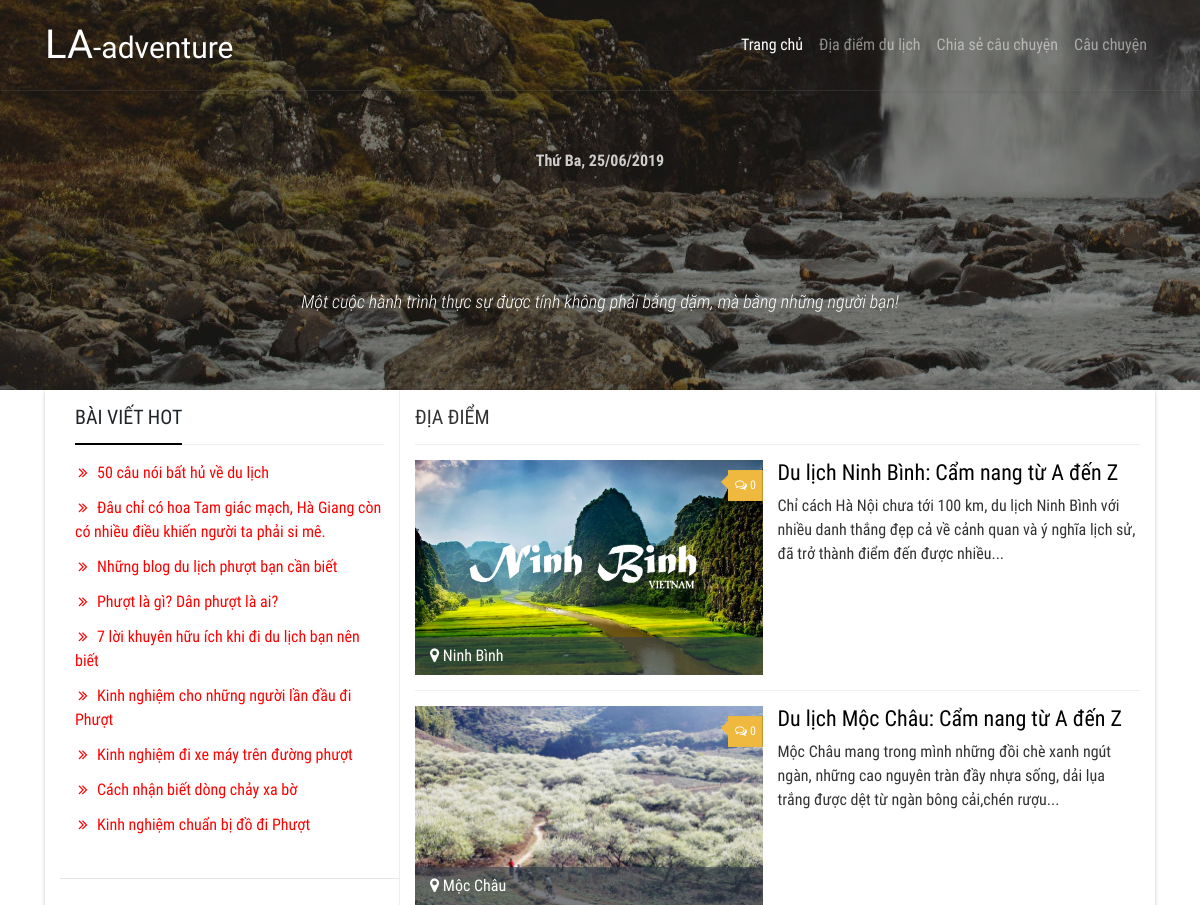
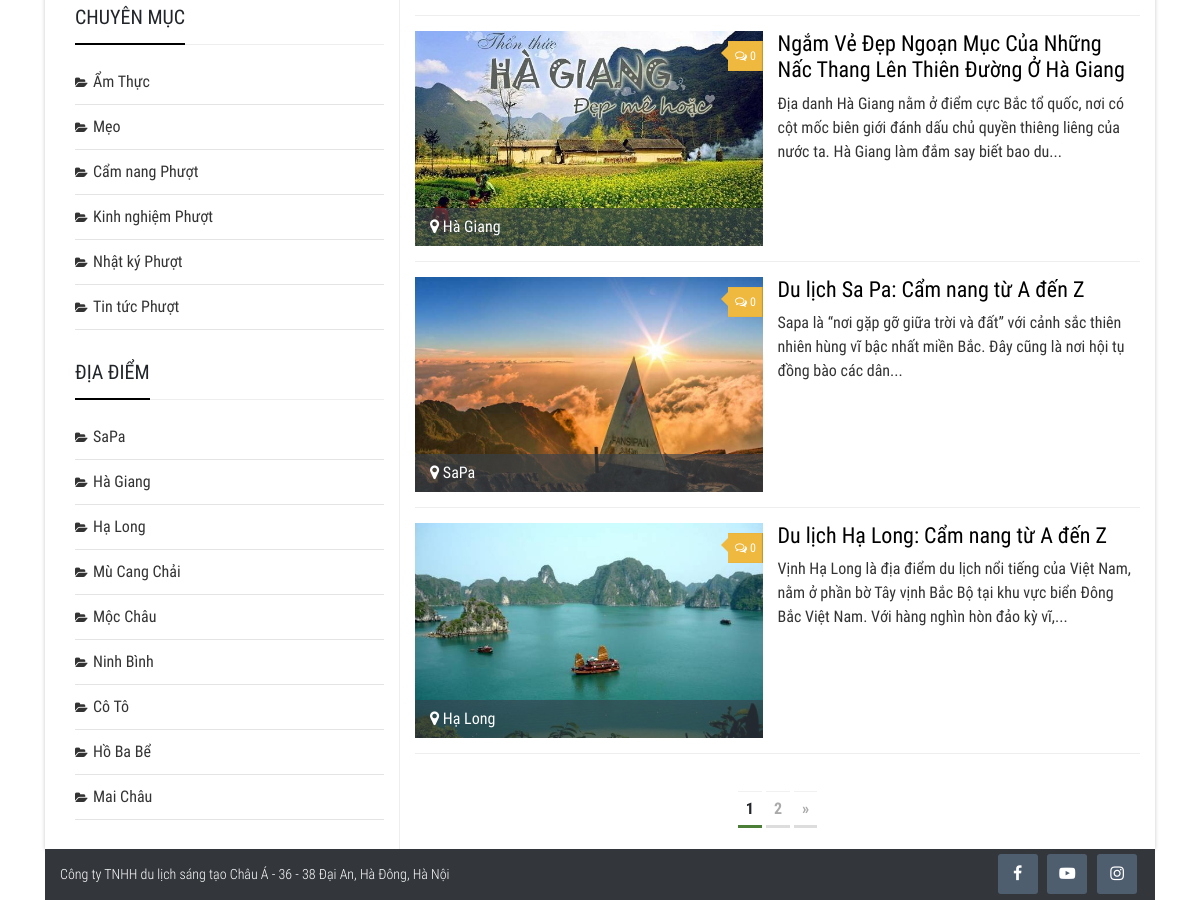
The page /diadiemdulich.php on the database its author committed (2 pictures, top to bottom).
### tables this page shows
CREATE TABLE `tintuc` (
  `id` int(11) NOT NULL,
  `danhmuc_id` int(11) NOT NULL,
  `tintuc_ten` varchar(150) NOT NULL,
  `tintuc_mota` text NOT NULL,
  `tintuc_noidung` text NOT NULL,
  `tintuc_anh` varchar(1000) NOT NULL,
  `tintuc_ngaytao` date NOT NULL,
  `tintuc_hot` tinyint(4) NOT NULL
);

CREATE TABLE `danhmuc` (
  `id` int(11) NOT NULL,
  `danhmuc_ten` varchar(100) NOT NULL,
  `danhmuc_vitri` int(11) NOT NULL,
  `danhmuc_ngaytao` date NOT NULL
);

CREATE TABLE `diadiem` (
  `id` int(11) NOT NULL,
  `diadiem_ten` varchar(150) NOT NULL,
  `diadiem_anh` varchar(100) NOT NULL,
  `diadiem_ngaytao` date NOT NULL,
  `diadiem_vitri` int(11) NOT NULL
);

CREATE TABLE `baiviet_diadiem` (
  `id` int(11) NOT NULL,
  `diadiem_id` int(11) NOT NULL,
  `baiviet_diadiem_ten` varchar(150) NOT NULL,
  `baiviet_diadiem_mota` text NOT NULL,
  `baiviet_diadiem_anh` varchar(100) NOT NULL,
  `baiviet_diadiem_noidung` text NOT NULL,
  `baiviet_diadiem_ngaytao` date NOT NULL,
  `baiviet_diadiem_hot` tinyint(4) NOT NULL
);

### diadiemdulich.php (the view, shortened to what this page needs)
<?php include('includes/mysqli_connect.php');?>
<?php include('includes/functions.php');?>
<?php include('includes/header_sub.php');?>
<main id="main">
  <div class="container">
    <div class="row">
      <div class="col-md-12">
        <div class="wrapper-main">
          <div class="row m-0">
            <div class="col-md-4 p-0">
              <?php include('includes/sidebar.php');?>
            </div>
            <div class="col-md-8 p-0">
              <div class="wrapper-main-content">
                <h2 class="title"> ĐỊA ĐIỂM </h2>
                <div class="row">
                  <div class="col-md-12">
                    <div class="box-content">
                      <div class='location-layout'>
                        <div class="row">
                          <?php
                            $display = 5;
                            $posts = fetch_location($display);
                            $type = 'diadiem';
                            if(!empty($posts)){
                              foreach ($posts as $post) {
                                $countComment = countComment($type, $post['id']);
                                if($countComment > 0) {
                                  $count = $countComment;
                                } else {
                                  $count = 0;
                                }
                                echo "
                                  <div class='item_wrap clearfix'>
                                    <div class='image_wrap'>
                                      <a href='chitietdiadiem.php?id={$post['id']}'>
                                        <img src='".BASE_URL."/admin/uploads/images/{$post['baiviet_diadiem_anh']}' class='img-fluid' alt=''>
                                      </a>
                                      <a class='post-comments' href='chitietdiadiem.php?id={$post['id']}#disscuss'><span><i class='fa fa-comments-o'></i>{$count}</span></a>
                                      <a href='diadiem.php?id={$post['catid']}'><div class='location-icon'><i class='fa fa-map-marker' aria-hidden='true'></i> {$post['diadiem_ten']}</div></a>
                                    </div>
                                    <div class='details_wrap'>
                                      <div class='information_wrapper'>
                                          <h2 class='name'><a href='chitietdiadiem.php?id={$post['id']}'>{$post['baiviet_diadiem_ten']}</a></h2>
                                          <div class='description'>".the_excerpt($post['baiviet_diadiem_mota'], 250)."</div>
                                      </div>
                                    </div>
                                  </div>
                                ";
                              }
                            } else {
                              $messages = "<p>Không có bài viết nào</p>";
                            }
                          ?>
                        </div>
                      </div>
                      <?php echo pagination(NULL ,$display , 'baiviet_diadiem');  ?>
                    </div>
                  </div>
                </div>
              </div>
            </div>
          </div>
        </div>
      </div>
    </div>
  </div>
</main>
<?php include('includes/footer.php');?>

### includes/header_sub.php (shortened to what this page needs)
<!DOCTYPE html>
<html lang="en">
	<head>
		<link href="assets/css/bootstrap.min.css" rel="stylesheet">
		<link href="assets/css/style.css" rel="stylesheet">
		<link rel="stylesheet" href="assets/lib/font-awesome/css/font-awesome.min.css">
		<link rel="stylesheet" href="assets/roboto-condensed/roboto-condensed.css">
	</head>
	<body>
		<header id="header" class="sub-header">
			<div class="wrapper-nav">
				<div class="container">
					<div class="row">
						<div class="col-md-12">
							<div class="logo pull-left">
								<a href="index.php"><span>LA</span>-adventure</a>
							</div>
							<nav class="navbar navbar-expand-md navbar-dark nav-top">
								<div class="collapse navbar-collapse" id="navbarsExample04">
									<ul class="navbar-nav mr-auto">
										<li class="nav-item active">
											<a class="nav-link" href="index.php">Trang chủ</a>
										</li>
										<li class="nav-item">
											<a class="nav-link" href="diadiemdulich.php">Địa điểm du lịch</a>
										</li>
										<li class="nav-item">
											<a class="nav-link" href='post-story.php'>Chia sẻ câu chuyện</a>
										</li>
										<li class="nav-item">
											<a class="nav-link" href="cauchuyen.php">Câu chuyện</a>
										</li>
									</ul>
								</div>
							</nav>
						</div>
					</div>
				</div>
			</div>
			<div class="wrapper-logo">
				<div class="container">
					<div class="row">
						<div class="col-md-12">
							<div class="clock fl">
							    <span id="digclock" style="font-weight: 700;"></span>
							</div>
							<div class="box-logo clearfix">
								<p class="site-title"><a class="buzz" href="index.php">Phượt</a></p>
								<p class="site-description">Một cuộc hành trình thực sự được tính không phải bằng dặm, mà bằng những người bạn!</p>
							</div>
						</div>
					</div>
				</div>
			</div>
		</header>

### includes/sidebar.php (shortened to what this page needs)
<aside id="aside">
  <div class="sidebar-sticky">
    <div class="wrapper-post-hot">
      <h3 class="title-side">
        <span>Bài viết hot</span>
      </h3>
      <ul class="list-post-hot">
        <?php
          $query = "SELECT id, tintuc_ten FROM tintuc WHERE tintuc_hot = 1 ORDER BY id ASC LIMIT 0, 10";
          $result = $dbc->query($query);
          while ($news = $result->fetch_array(MYSQLI_ASSOC)) {
              echo "<li><a href='single.php?id={$news['id']}'";
              echo ">".$news['tintuc_ten']. "</a></li>";
          }
         ?>
      </ul>
    </div>
    <hr>
    <div class="wrapper-categories">
      <h3 class="title-side">
        <span>Chuyên mục</span>
      </h3>
      <ul>
        <?php
          $query = "SELECT * FROM danhmuc ORDER BY id ASC";
          $result = $dbc->query($query);
          while ($cats = $result->fetch_array(MYSQLI_ASSOC)) {
              echo "<li class='cat-item'><a href='danhmuctintuc.php?id={$cats['id']}'";
              echo ">".$cats['danhmuc_ten']. "</a></li>";
          }
         ?>
      </ul>
    </div>
    <div class="wrapper-categories">
      <h3 class="title-side">
        <span>Địa điểm</span>
      </h3>
      <ul>
        <?php
          $query = "SELECT * FROM diadiem ORDER BY id ASC";
          $result = $dbc->query($query);
          while ($location = $result->fetch_array(MYSQLI_ASSOC)) {
              echo "<li class='cat-item'><a href='diadiem.php?id={$location['id']}'";
              echo ">".$location['diadiem_ten']. "</a></li>";
          }
         ?>
      </ul>
    </div>
  </div>
</aside>

### includes/functions.php (shortened to what this page needs)
<?php
    function the_excerpt($text, $string = 400) {
        $sanitized = strip_tags($text);
        if(strlen($sanitized) > $string) {
            $cutString = substr($sanitized,0,$string);
            $words = substr($sanitized, 0, strrpos($cutString, ' '));
            return $words .'...';
        } else {
            return $sanitized;
        }
    }
    function fetch_location($display = 5) {
        global $dbc;
        $start = (isset($_GET['s']) && filter_var($_GET['s'], FILTER_VALIDATE_INT, array('min_range' => 1))) ? $_GET['s'] : 0;
        $query = "SELECT l.baiviet_diadiem_hot ,l.id, l.baiviet_diadiem_ten, l.baiviet_diadiem_mota, l.baiviet_diadiem_noidung, l.baiviet_diadiem_anh, DATE_FORMAT(l.baiviet_diadiem_ngaytao, '%d Tháng %m, %y') AS date, c.diadiem_ten, c.id AS catid ";
        $query .= " FROM baiviet_diadiem AS l ";
        $query .= " LEFT JOIN diadiem AS c ";
        $query .= " ON l.diadiem_id = c.id ORDER BY l.baiviet_diadiem_hot DESC LIMIT {$start}, {$display}";
        $result = $dbc->query($query);
        if($result->num_rows > 0) {
            $posts = array();
            while($results = $result->fetch_array(MYSQLI_ASSOC)) {
                $posts[] = $results;
            }
            return $posts;
        } else {
            return FALSE;
        }
    }
    function countComment($type, $id) {
        global $dbc;
        $query = "SELECT count(id) FROM binhluan WHERE binhluan_kieu = '{$type}' AND foreign_id = {$id}";
        $result = $dbc->query($query);
        if($result->num_rows > 0) {
            list($count) = $result->fetch_array(MYSQLI_NUM);
          return $count;
        } else{
          return FALSE;
        }
    }
    function pagination($id = NULL ,$display = 5, $table){
        global $dbc; global $start;
        if(isset($_GET['p']) && filter_var($_GET['p'], FILTER_VALIDATE_INT, array('min_range' => 1))) {
            $page = $_GET['p'];
        } else {
            $query = "SELECT COUNT(id) FROM {$table}";
            $result = $dbc->query($query);
            list($record) = $result->fetch_array(MYSQLI_NUM);
            if($record > $display) {
                $page = ceil($record/$display);
            } else {
                $page = 1;
            }
        }
        $output = "<nav class='pagination clearfix'><div class='wp-pagenavi'>";
        if($page > 1) {
            $current_page = ($start/$display) + 1;
            for($i = 1; $i <= $page; $i++) {
                if($i != $current_page) {
                    $output .= "<a class='page larger' href='?id={$id}&s=".($display * ($i - 1))."&p={$page}'>{$i}</a>";
                } else {
                    $output .= "<a class='page larger current'>{$i}</a>";
                }
            }
            if($current_page != $page) {
                $output .= "<a class='nextpostslink ".$current_page."' rel='next' href='?id={$id}&s=".($start + $display)."&p={$page}'>»</a>";
            }
        }
            $output .= "</div></nav>";
            return $output;
    }
?>

### includes/footer.php (shortened to what this page needs)
    <footer id="footer">
		<div class="container">
			<div class="row">
				<div class="col-md-12">
					<div class="wrapper-footer">
						<div class="row">
							<div class="col-md-6">
								<div class="address">
									<p>Công ty TNHH du lịch sáng tạo Châu Á - 36 - 38 Đại An, Hà Đông, Hà Nội</p>
								</div>
							</div>
							<div class="col-md-6">
								<div class="social">
									<ul>
										<li><a href='https://www.facebook.com/AsiaCreativeTravel/' target='_blank'><i class="fa fa-facebook" aria-hidden="true"></i></a></li>
										<li><a href='' target='_blank'><i class="fa fa-youtube-play" aria-hidden="true"></i></a></li>
										<li><a href='' target='_blank'><i class="fa fa-instagram" aria-hidden="true"></i></a></li>
									</ul>
								</div>
							</div>
						</div>
					</div>
				</div>
			</div>
		</div>
	</footer>
  </body>
</html>

### rows shown on the page
tintuc: tintuc_ten "50 câu nói bất hủ về du lịch"
tintuc: tintuc_ten "Đâu chỉ có hoa Tam giác mạch, Hà Giang còn có nhiều điều khiến người ta phải si mê."
tintuc: tintuc_ten "Những blog du lịch phượt bạn cần biết"
tintuc: tintuc_ten "Phượt là gì? Dân phượt là ai?"
tintuc: tintuc_ten "7 lời khuyên hữu ích khi đi du lịch bạn nên biết"
tintuc: tintuc_ten "Kinh nghiệm cho những người lần đầu đi Phượt"
tintuc: tintuc_ten "Kinh nghiệm đi xe máy trên đường phượt"
tintuc: tintuc_ten "Cách nhận biết dòng chảy xa bờ"
tintuc: tintuc_ten "Kinh nghiệm chuẩn bị đồ đi Phượt"
danhmuc: danhmuc_ten "Ẩm Thực"
danhmuc: danhmuc_ten "Mẹo"
danhmuc: danhmuc_ten "Cẩm nang Phượt"
danhmuc: danhmuc_ten "Kinh nghiệm Phượt"
danhmuc: danhmuc_ten "Nhật ký Phượt"
danhmuc: danhmuc_ten "Tin tức Phượt"
diadiem: diadiem_ten "SaPa"
diadiem: diadiem_ten "Hà Giang"
diadiem: diadiem_ten "Hạ Long"
diadiem: diadiem_ten "Mù Cang Chải"
diadiem: diadiem_ten "Mộc Châu"
diadiem: diadiem_ten "Ninh Bình"
diadiem: diadiem_ten "Cô Tô"
diadiem: diadiem_ten "Hồ Ba Bể"
diadiem: diadiem_ten "Mai Châu"
baiviet_diadiem: baiviet_diadiem_anh (picture), count "0", diadiem.diadiem_ten "Ninh Bình", baiviet_diadiem_ten "Du lịch Ninh Bình: Cẩm nang từ A đến Z", baiviet_diadiem_mota "Chỉ cách Hà Nội chưa tới 100 km, du lịch Ninh Bình với nhiều danh thắng đẹp cả về cảnh quan và ý nghĩa lịch sử, đã trở thành điểm đến được nhiều..."
baiviet_diadiem: baiviet_diadiem_anh (picture), count "0", diadiem.diadiem_ten "Mộc Châu", baiviet_diadiem_ten "Du lịch Mộc Châu: Cẩm nang từ A đến Z", baiviet_diadiem_mota "Mộc Châu mang trong mình những đồi chè xanh ngút ngàn, những cao nguyên tràn đầy nhựa sống, dải lụa trắng được dệt từ ngàn bông cải,chén rượu..."
baiviet_diadiem: baiviet_diadiem_anh (picture), count "0", diadiem.diadiem_ten "Hà Giang", baiviet_diadiem_ten "Ngắm Vẻ Đẹp Ngoạn Mục Của Những Nấc Thang Lên Thiên Đường Ở Hà Giang", baiviet_diadiem_mota "Địa danh Hà Giang nằm ở điểm cực Bắc tổ quốc, nơi có cột mốc biên giới đánh dấu chủ quyền thiêng liêng của nước ta. Hà Giang làm đắm say biết bao du..."
baiviet_diadiem: baiviet_diadiem_anh (picture), count "0", diadiem.diadiem_ten "SaPa", baiviet_diadiem_ten "Du lịch Sa Pa: Cẩm nang từ A đến Z", baiviet_diadiem_mota "Sapa là “nơi gặp gỡ giữa trời và đất” với cảnh sắc thiên nhiên hùng vĩ bậc nhất miền Bắc. Đây cũng là nơi hội tụ đồng bào các dân..."
baiviet_diadiem: baiviet_diadiem_anh (picture), count "0", diadiem.diadiem_ten "Hạ Long", baiviet_diadiem_ten "Du lịch Hạ Long: Cẩm nang từ A đến Z", baiviet_diadiem_mota "Vịnh Hạ Long là địa điểm du lịch nổi tiếng của Việt Nam, nằm ở phần bờ Tây vịnh Bắc Bộ tại khu vực biển Đông Bắc Việt Nam. Với hàng nghìn hòn đảo kỳ vĩ,..."
